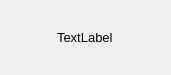
<?xml version="1.0" encoding="UTF-8"?>
<ui version="4.0">
 <class>result_popup</class>
 <widget class="QMainWindow" name="result_popup">
  <property name="geometry">
   <rect>
    <x>0</x>
    <y>0</y>
    <width>171</width>
    <height>75</height>
   </rect>
  </property>
  <property name="windowTitle">
   <string>MainWindow</string>
  </property>
  <widget class="QWidget" name="centralwidget">
   <layout class="QHBoxLayout" name="horizontalLayout">
    <item alignment="Qt::AlignHCenter|Qt::AlignVCenter">
     <widget class="QLabel" name="label">
      <property name="font">
       <font>
        <pointsize>10</pointsize>
       </font>
      </property>
      <property name="text">
       <string>TextLabel</string>
      </property>
     </widget>
    </item>
   </layout>
  </widget>
 </widget>
 <resources/>
 <connections/>
</ui>
